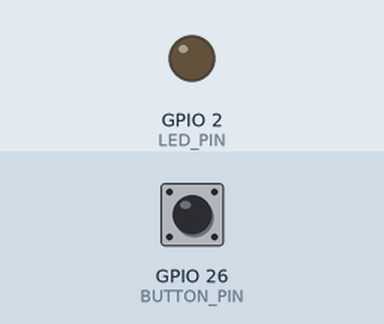
A sketch run on a simulated ESP32. Parts: output pins drawn as LEDs (lit = HIGH). The inputs (shaded band) are chosen by the test bench; at power-on: GPIO 26 (BUTTON_PIN) HIGH. WiFi joins after 1.5 s; servers stay silent unless stated; uploads are accepted with an empty reply; what the sketch prints to the serial monitor is not drawn.

Above: at 0.6 s.
At 2.8 s:
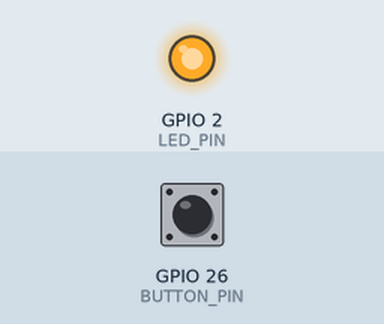
2.9 s: GPIO 26 (BUTTON_PIN) pulled LOW for 0.15 s
At 4.1 s:
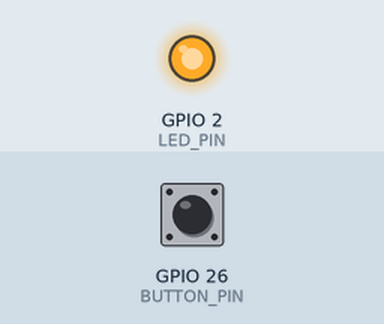
Timing chart, 0 to 5.9 s (numbered marks = the images above; inputs shaded):
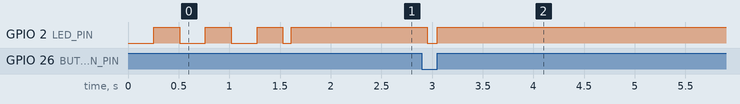

Measured:
- after the input at 2.9 s, GPIO 2 (LED_PIN): HIGH → LOW after 0.05 s, → HIGH 0.10 s later

The sketch:

focus-button.ino
```cpp
// Focus Button — ESP32 firmware
// Reads a button on GPIO 26. On press, sends POST /press to the Cloudflare Worker.
// Onboard LED: blinks while connecting to WiFi, solid when connected.

#include <Arduino.h>
#include <WiFi.h>
#include <HTTPClient.h>

// WiFi credentials and AUTH_TOKEN live in secrets.h (gitignored).
// Copy secrets.example.h to secrets.h and fill it in before flashing.
#include "secrets.h"

// ===== CONFIG =====
const char* SERVER_URL = "https://focus-button-backend.unhook.workers.dev/press";
const int DURATION_MINUTES = 1;

const int BUTTON_PIN = 26;
const int LED_PIN = 2;  // Onboard LED on most ESP32 dev boards
const unsigned long DEBOUNCE_DELAY_MS = 50;
const unsigned long BLINK_INTERVAL_MS = 250;

// ===== STATE =====
int lastStableState = HIGH;
int lastReading = HIGH;
unsigned long lastDebounceTime = 0;

// ===== SETUP =====
void setup() {
  Serial.begin(115200);
  delay(100);  // Give the serial monitor a moment to attach
  Serial.println();
  Serial.println("=== Focus Button starting ===");

  pinMode(BUTTON_PIN, INPUT_PULLUP);
  pinMode(LED_PIN, OUTPUT);
  digitalWrite(LED_PIN, LOW);

  connectToWiFi();
}

void connectToWiFi() {
  Serial.print("Connecting to WiFi: ");
  Serial.println(WIFI_SSID);

  WiFi.mode(WIFI_STA);
  WiFi.begin(WIFI_SSID, WIFI_PASSWORD);

  unsigned long start = millis();
  unsigned long lastBlink = 0;
  bool ledState = false;

  while (WiFi.status() != WL_CONNECTED && millis() - start < 30000) {
    // Non-blocking blink while waiting
    if (millis() - lastBlink >= BLINK_INTERVAL_MS) {
      ledState = !ledState;
      digitalWrite(LED_PIN, ledState ? HIGH : LOW);
      lastBlink = millis();
      Serial.print(".");
    }
    delay(10);  // Small yield so the watchdog stays happy
  }
  Serial.println();

  if (WiFi.status() == WL_CONNECTED) {
    digitalWrite(LED_PIN, HIGH);  // Solid on when connected
    Serial.print("Connected! IP: ");
    Serial.println(WiFi.localIP());
  } else {
    digitalWrite(LED_PIN, LOW);   // Off if connection failed
    Serial.println("Failed to connect to WiFi. Will retry on next press.");
  }
}

// ===== LOOP =====
void loop() {
  int reading = digitalRead(BUTTON_PIN);

  // If the reading changed (raw, possibly noisy), reset debounce timer
  if (reading != lastReading) {
    lastDebounceTime = millis();
  }

  // If reading has been stable for DEBOUNCE_DELAY_MS, accept it as the real state
  if ((millis() - lastDebounceTime) > DEBOUNCE_DELAY_MS) {
    if (reading != lastStableState) {
      lastStableState = reading;

      // Detect falling edge: HIGH → LOW = press
      if (lastStableState == LOW) {
        Serial.println("Button pressed!");

        // Visual feedback: blink LED off, then restore to its WiFi-status state
        digitalWrite(LED_PIN, LOW);
        delay(100);
        digitalWrite(LED_PIN, WiFi.status() == WL_CONNECTED ? HIGH : LOW);

        sendButtonPressedEvent();
      }
    }
  }

  lastReading = reading;
}

// ===== HTTP =====
void sendButtonPressedEvent() {
  // Make sure WiFi is connected before trying
  if (WiFi.status() != WL_CONNECTED) {
    Serial.println("WiFi not connected, attempting reconnect...");
    connectToWiFi();
    if (WiFi.status() != WL_CONNECTED) {
      Serial.println("Reconnect failed, abandoning press.");
      return;
    }
  }

  HTTPClient http;
  http.begin(SERVER_URL);
  http.addHeader("Content-Type", "application/json");
  http.addHeader("Authorization", String("Bearer ") + AUTH_TOKEN);
  http.addHeader("User-Agent", "focus-button-esp32/1.0");

  String payload = String("{\"duration_minutes\":") + DURATION_MINUTES + "}";
  Serial.print("POSTing: ");
  Serial.println(payload);

  int responseCode = http.POST(payload);
  String responseBody = http.getString();

  Serial.print("HTTP ");
  Serial.print(responseCode);
  Serial.print(" - ");
  Serial.println(responseBody);

  http.end();
}
```

secrets.example.h
```cpp
// Template for embedded/focus-button/secrets.h
// Copy this file to secrets.h (alongside focus-button.ino) and fill in
// real values. secrets.h is gitignored so the real values stay local.

#pragma once

#define WIFI_SSID     "your-wifi-ssid"
#define WIFI_PASSWORD "your-wifi-password"
#define AUTH_TOKEN    "your-shared-secret-from-openssl-rand-hex-32"
```
